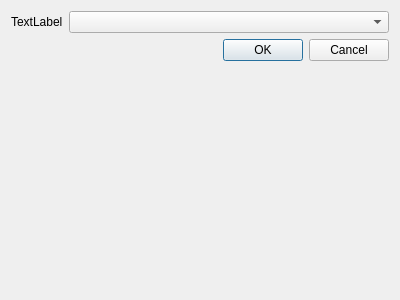
<?xml version="1.0" encoding="UTF-8"?>
<ui version="4.0">
 <class>IECAsciiPrinterSettingsDialog</class>
 <widget class="QDialog" name="IECAsciiPrinterSettingsDialog">
  <property name="geometry">
   <rect>
    <x>0</x>
    <y>0</y>
    <width>400</width>
    <height>300</height>
   </rect>
  </property>
  <property name="windowTitle">
   <string>ASCII Printer Settings</string>
  </property>
  <layout class="QFormLayout" name="formLayout">
   <item row="0" column="0">
    <widget class="QLabel" name="label_DeviceNumber">
     <property name="text">
      <string>TextLabel</string>
     </property>
    </widget>
   </item>
   <item row="0" column="1">
    <widget class="QComboBox" name="comboBox_DeviceNumber"/>
   </item>
   <item row="1" column="0" colspan="2">
    <widget class="QDialogButtonBox" name="buttonBox">
     <property name="orientation">
      <enum>Qt::Orientation::Horizontal</enum>
     </property>
     <property name="standardButtons">
      <set>QDialogButtonBox::StandardButton::Cancel|QDialogButtonBox::StandardButton::Ok</set>
     </property>
    </widget>
   </item>
  </layout>
 </widget>
 <resources/>
 <connections>
  <connection>
   <sender>buttonBox</sender>
   <signal>accepted()</signal>
   <receiver>IECAsciiPrinterSettingsDialog</receiver>
   <slot>accept()</slot>
   <hints>
    <hint type="sourcelabel">
     <x>248</x>
     <y>254</y>
    </hint>
    <hint type="destinationlabel">
     <x>157</x>
     <y>274</y>
    </hint>
   </hints>
  </connection>
  <connection>
   <sender>buttonBox</sender>
   <signal>rejected()</signal>
   <receiver>IECAsciiPrinterSettingsDialog</receiver>
   <slot>reject()</slot>
   <hints>
    <hint type="sourcelabel">
     <x>316</x>
     <y>260</y>
    </hint>
    <hint type="destinationlabel">
     <x>286</x>
     <y>274</y>
    </hint>
   </hints>
  </connection>
 </connections>
</ui>
